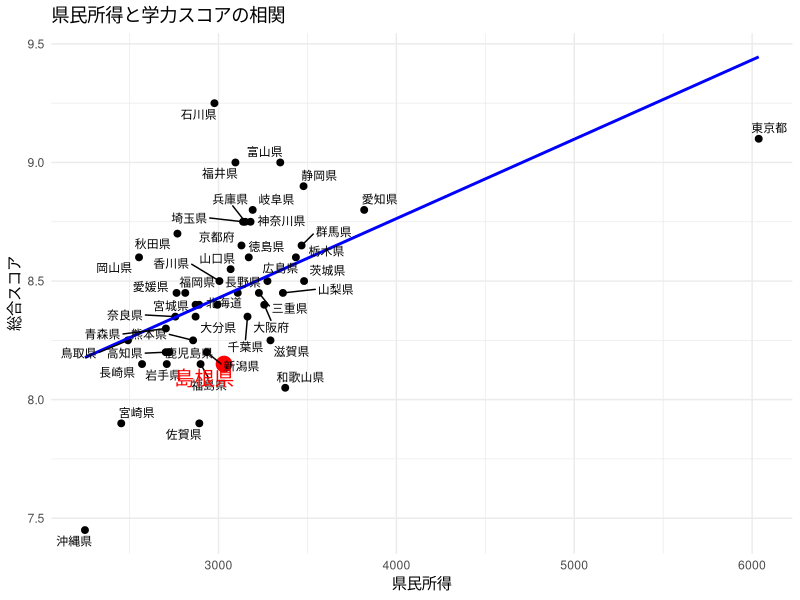
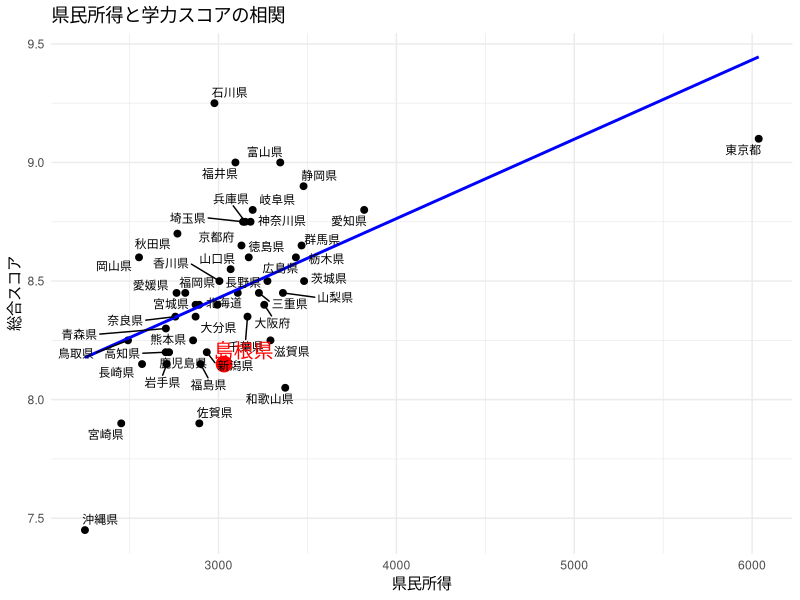

Write R code to recreate these figures, in order.
## ---- chunk 1
library(ggplot2)
library(ggrepel)
print(getwd())
setwd("C:/Users/sakii/Desktop/R実験")

# データ読み込みと総合スコア列の作成
my_data <- read.csv("data.csv", fileEncoding = "UTF-8")
my_data$score_avg <- rowMeans(my_data[, c("score_jp", "score_math")])
print(head(my_data))

# 島根県のデータを抽出
shimane <- my_data[my_data$pref == "島根県", ]
other_prefectures <- my_data[my_data$pref != "島根県", ]

# 散布図の作成
ggplot(my_data, aes(x = income, y = score_avg)) +
  geom_point(color = "black", size = 2) +
  geom_point(data = shimane, aes(x = income, y = score_avg), color = "red", size = 5) +
  geom_smooth(method = "lm", se = FALSE, color = "blue") +
  geom_text_repel(
    data = other_prefectures,
    aes(label = pref),
    color = "black",
    size = 3
  ) +
  geom_text_repel(
    data = shimane,
    aes(label = pref),
    color = "red",
    size = 5
  ) +
  labs(
    title = "県民所得と学力スコアの相関",
    x = "県民所得",
    y = "総合スコア"
  ) +
  theme_minimal()
ggsave("県民所得と学力スコアの相関.png", width = 10, height = 7, dpi = 300)

# 単回帰分析
model <- lm(score_avg ~ income, data = my_data)
summary(model)

# 島根県の残差を計算
shimane_residuals <- resid(model)[my_data$pref == "島根県"]
print("島根県の残差:")
print(shimane_residuals)
